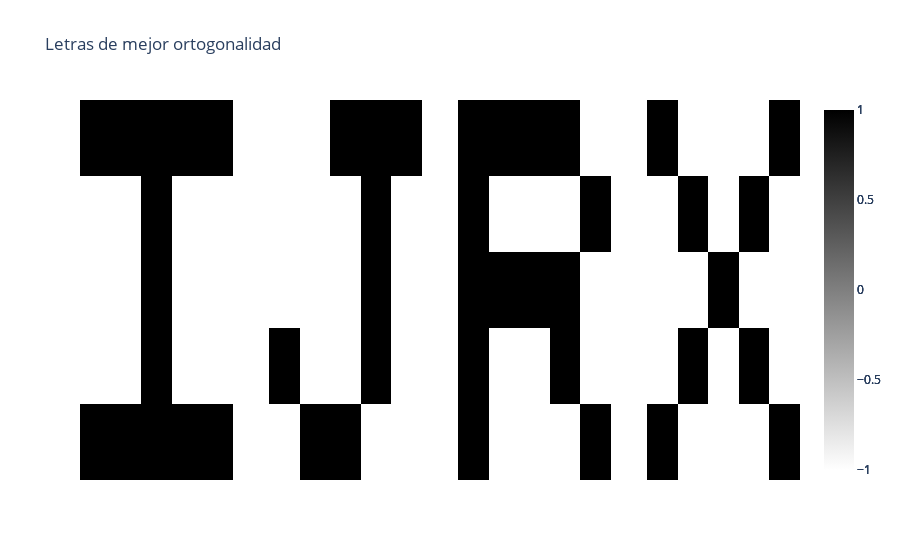

Here is the notebook cell this chart was saved with:
### Markdown cell above
# TODO evaluar tipo de ruido
# Evaluar funcion de energia
#

### Code cell
import plotly.graph_objects as go
import numpy as np
from plotly.subplots import make_subplots

# Create a NumPy array from your matrix
def print_letters(X: List, title = ""):
  fig = make_subplots(rows = 1, cols = len(X))
  colorscale = [[0, 'white'], [1, 'black']]

  for i, letter in enumerate(X):
    X_array = np.array(letter)
    fig.add_trace(go.Heatmap(z=X_array, colorscale=colorscale), row = 1, col = i + 1)
  fig.update_xaxes(showticklabels=False)
  fig.update_yaxes(showticklabels=False)
  fig.update_coloraxes(showscale=False)
  fig.update_layout(dict({ "title": title }))
  fig.show()

def print_list_progress(X: List[List], title = ""):
  fig = make_subplots(rows = len(X), cols = max([len(x) for x in X]))
  colorscale = [[0, 'white'], [1, 'black']]

  for i, row in enumerate(X):
    for j, letter in enumerate(row):
      X_array = np.array(letter)
      heatmap = go.Heatmap(z=X_array, colorscale=colorscale)
      fig.add_trace(heatmap, row = i + 1, col = j + 1)
      
  fig.update_xaxes(showticklabels=False)
  fig.update_yaxes(showticklabels=False)
  fig.update_coloraxes(showscale=False)
  fig.update_layout(dict({ "title": title, "width": 500 }))
  fig.show()

def print_energy_linegraph(x: List, title = ""):
  fig = go.Figure()
  fig.add_trace(go.Scatter(x = list(range(len(x))), y = x, mode='lines+markers'))
  fig.update_layout(dict({ "title": title }))
  fig.show()

print_letters([np.flipud(letter) for letter in alphabet_matrix], title = "Letras de mejor ortogonalidad")

### Figure 1 — Plotly figure (JSON) as saved in the notebook; plotly's stock layout.template omitted (floating-point values rounded to 4 significant figures)
{"data": [{"colorscale": [[0, "white"], [1, "black"]], "type": "heatmap", "xaxis": "x", "yaxis": "y", "z": [[1, 1, 1, 1, 1], [-1, -1, 1, -1, -1], [-1, -1, 1, -1, -1], [-1, -1, 1, -1, -1], [1, 1, 1, 1, 1]]}, {"colorscale": [[0, "white"], [1, "black"]], "type": "heatmap", "xaxis": "x2", "yaxis": "y2", "z": [[-1, 1, 1, -1, -1], [1, -1, -1, 1, -1], [-1, -1, -1, 1, -1], [-1, -1, -1, 1, -1], [-1, -1, 1, 1, 1]]}, {"colorscale": [[0, "white"], [1, "black"]], "type": "heatmap", "xaxis": "x3", "yaxis": "y3", "z": [[1, -1, -1, -1, 1], [1, -1, -1, 1, -1], [1, 1, 1, 1, -1], [1, -1, -1, -1, 1], [1, 1, 1, 1, -1]]}, {"colorscale": [[0, "white"], [1, "black"]], "type": "heatmap", "xaxis": "x4", "yaxis": "y4", "z": [[1, -1, -1, -1, 1], [-1, 1, -1, 1, -1], [-1, -1, 1, -1, -1], [-1, 1, -1, 1, -1], [1, -1, -1, -1, 1]]}], "layout": {"coloraxis": {"showscale": false}, "title": {"text": "Letras de mejor ortogonalidad"}, "xaxis": {"anchor": "y", "domain": [0, 0.2125], "showticklabels": false}, "xaxis2": {"anchor": "y2", "domain": [0.2625, 0.475], "showticklabels": false}, "xaxis3": {"anchor": "y3", "domain": [0.525, 0.7375], "showticklabels": false}, "xaxis4": {"anchor": "y4", "domain": [0.7875, 1], "showticklabels": false}, "yaxis": {"anchor": "x", "domain": [0, 1], "showticklabels": false}, "yaxis2": {"anchor": "x2", "domain": [0, 1], "showticklabels": false}, "yaxis3": {"anchor": "x3", "domain": [0, 1], "showticklabels": false}, "yaxis4": {"anchor": "x4", "domain": [0, 1], "showticklabels": false}}}
